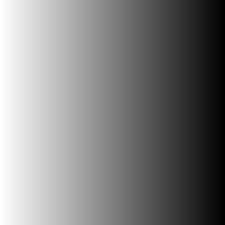
#> input picture Opencv/gradient.jpeg, 225 x 225 px
$ python Thresholding.py
#> lines starting #> are read from the running program, lines starting #| are printed output that depends on the picture; after the words box and inside, x2 and y2 are one past the last pixel; in counts of white or black regions, pixels touching at a corner belong together
import cv2

img = cv2.imread("gradient.jpeg")
#> img is the input picture: shape (225, 225, 3); min 0, max 255, mean 127.7
ret,th1 = cv2.threshold(img,50,50,cv2.THRESH_BINARY)
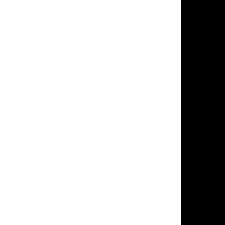
#> th1: shape (225, 225, 3); values 0 (black) and 50 (white), 80.4% white; 1 black region, box (x1, y1, x2, y2) and area: (181, 0, 225, 225) 9900
ret,th2 = cv2.threshold(img,50,50,cv2.THRESH_BINARY_INV)
ret,th3 = cv2.threshold(img,50,50,cv2.THRESH_TOZERO)
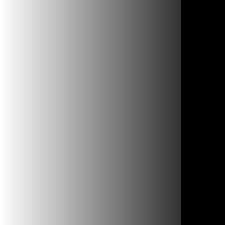
#> th3: shape (225, 225, 3); min 0, max 255, mean 122.8
ret,th4 = cv2.threshold(img,50,50,cv2.THRESH_TRUNC)
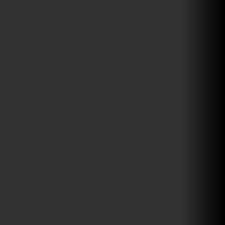
#> th4: shape (225, 225, 3); min 0, max 50, mean 45.1
ret,th5 = cv2.threshold(img,50,50,cv2.THRESH_TOZERO_INV)
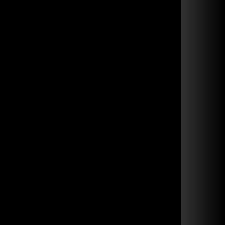
#> th5: shape (225, 225, 3); min 0, max 49, mean 4.9
print(th1)
#> (printed output is left out)
cv2.imshow("Original",img)
cv2.imshow("T1",th1)
cv2.imshow("T2",th2)
cv2.imshow("T3",th3)
cv2.imshow("T4",th4)
cv2.imshow("T5",th5)
cv2.waitKey(0)
cv2.destroyAllWindows()

$ run again, with Opencv/color balls.jpeg copied over Opencv/gradient.jpeg
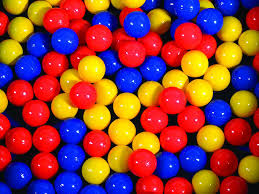
#> input picture Opencv/color balls.jpeg, 259 x 194 px
#> img is the input picture: shape (194, 259, 3); mean B, G, R 61.3, 63.8, 142.4
#> `ret,th4 = cv2.threshold(img,50,50,cv2.THRESH_TRUNC)`:
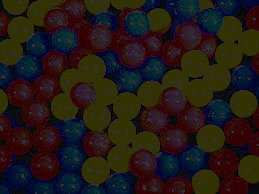
#> th4: shape (194, 259, 3); mean B, G, R 22.5, 27, 35.8
#> `ret,th5 = cv2.threshold(img,50,50,cv2.THRESH_TOZERO_INV)`:
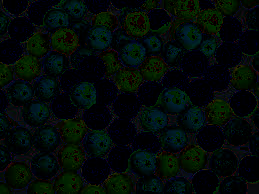
#> th5: shape (194, 259, 3); mean B, G, R 8.1, 11, 3
#> (printed output is left out)

$ run again, with Opencv/dog.jpeg copied over Opencv/gradient.jpeg
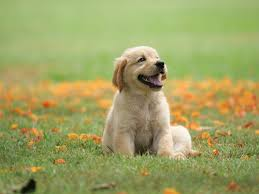
#> input picture Opencv/dog.jpeg, 259 x 194 px
#> img is the input picture: shape (194, 259, 3); mean B, G, R 99.1, 161.6, 159.1
#> `ret,th2 = cv2.threshold(img,50,50,cv2.THRESH_BINARY_INV)`:
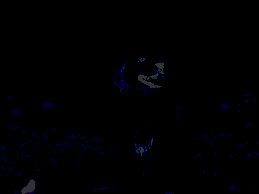
#> th2: shape (194, 259, 3); mean B, G, R 1.6, 0.4, 0.3
#> `ret,th4 = cv2.threshold(img,50,50,cv2.THRESH_TRUNC)`:
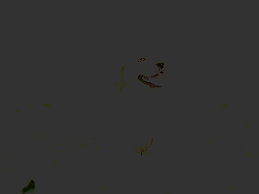
#> th4: shape (194, 259, 3); mean B, G, R 49.5, 49.8, 49.9
#> (printed output is left out)
